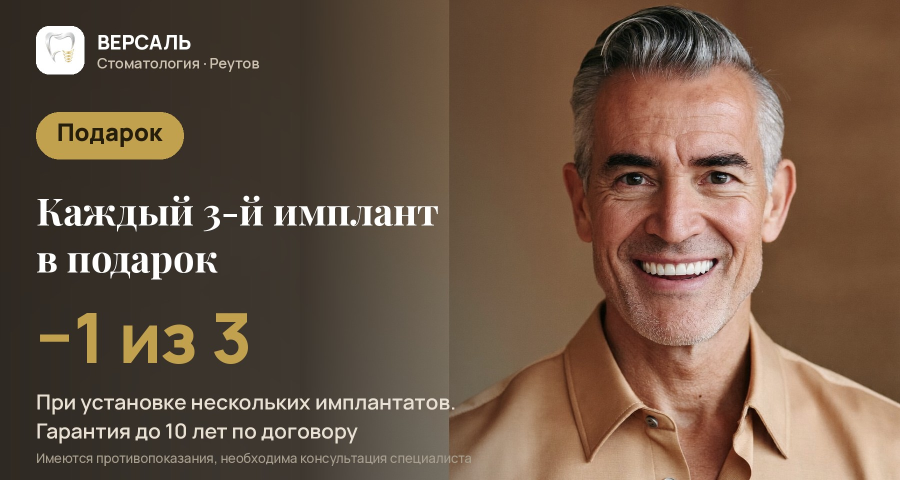
#> input picture _materials/yb-promo/yb-akcia-v4-implant.jpg, 1800 x 960 px, given in place of logo-mark.png, which was not available (shown at 1/2 size)
$ python promo-fullbleed.py
#> lines starting #> are read from the running program, lines starting #| are printed output that depends on the picture; pictures that were not available may be replaced by others from this repository, and a replacement may not be noted
"""Акции ЯБ Версаля, формат «full-bleed» (процесс Angel, стиль Версаля):
фото на весь холст 1800×960 (мин. ЯБ 900×480), слева эспрессо-градиент,
текст поверх: Playfair (заголовки) + Manrope, выгода золотом, лого-чип.
Исходники фото кладём рядом (photos/*.png, soul_2 16:9, человек справа)."""
from pathlib import Path

from PIL import Image, ImageDraw, ImageFont

S = Path(__file__).parent
W, H = 1800, 960
ESPRESSO = (44, 38, 32)          # #2C2620
GOLD = (194, 161, 78)            # #C2A14E
IVORY = (232, 224, 210)
IVORY_DIM = (205, 194, 176)
logo = Image.open(S / "../../assets/img/logo-mark.png").convert("RGBA")


def font_m(size, weight):
    f = ImageFont.truetype(str(S / "fonts/Manrope-var.ttf"), size)
    f.set_variation_by_axes([weight])
    return f


def font_p(size, weight=700):
    f = ImageFont.truetype(str(S / "fonts/PlayfairDisplay-var.ttf"), size)
    f.set_variation_by_axes([weight])
    return f


def make(out, photo_path, badge, title_lines, big, sub_lines,
         old_price=None, grad_end=1140, title_size=86, crop_y=0.4):
#> called with out = 'yb-akcia-v1-kt-plan.jpg', photo_path = 'photos/kt.png', badge = '−44%', big = '4 200 ₽', old_price = '7 500 ₽', grad_end = 1140, title_size = 86, crop_y = 0.4
    photo = Image.open(S / photo_path).convert("RGB")
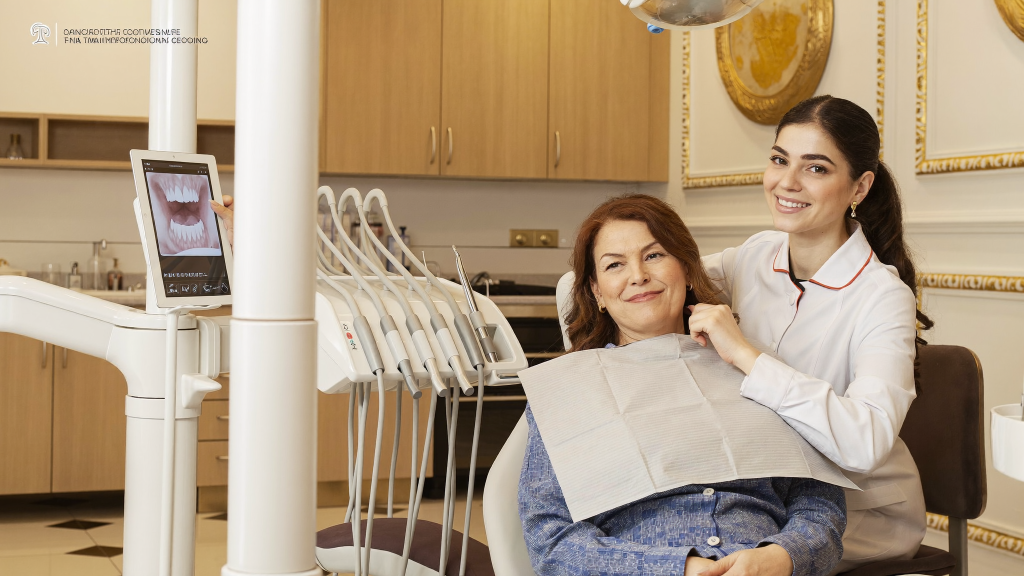
#> input picture _materials/yb-promo/photos/kt.png, 2048 x 1152 px (shown at 1/2 size)
#> photo is the input picture: PIL image 2048x1152 RGB; mean R, G, B 176.1, 155.1, 129.3
    # 2048×1152 -> кроп под 1800×960 (15:8)
    cw, ch = photo.width, int(photo.width * H / W)
#> cw = 2048; ch = 1092
    y0 = int((photo.height - ch) * crop_y)
#> y0 = 24
    ph = photo.crop((0, y0, cw, y0 + ch)).resize((W, H), Image.LANCZOS)
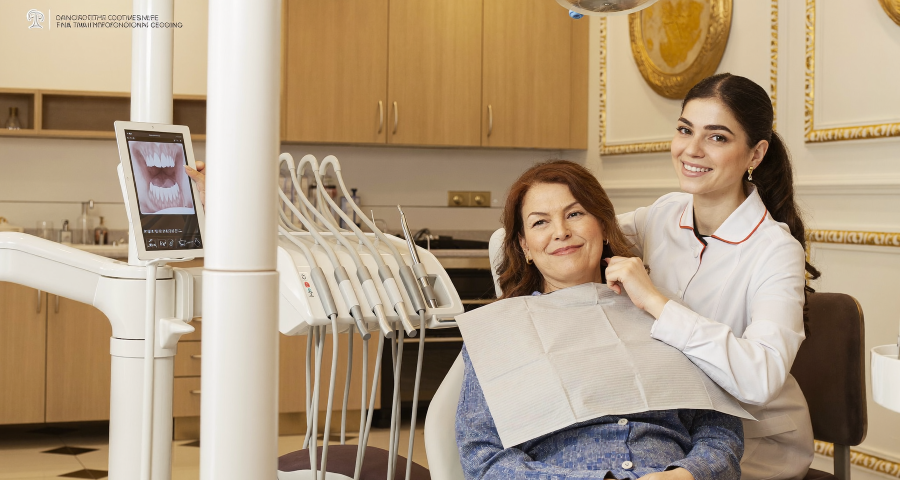
#> ph: PIL image 1800x960 RGB (shown at 1/2 size); mean R, G, B 176.1, 155.1, 129.4
    img = ph.convert("RGBA")

    grad = Image.new("L", (W, 1), 0)
    gd = ImageDraw.Draw(grad)
    for x in range(W):
        if x < 600:
            a = int(250 - 30 * (x / 600))
        elif x < grad_end:
            a = int(225 * (1 - (x - 600) / (grad_end - 600)))
        else:
            a = 0
        gd.point((x, 0), fill=a)
    grad = grad.resize((W, H))
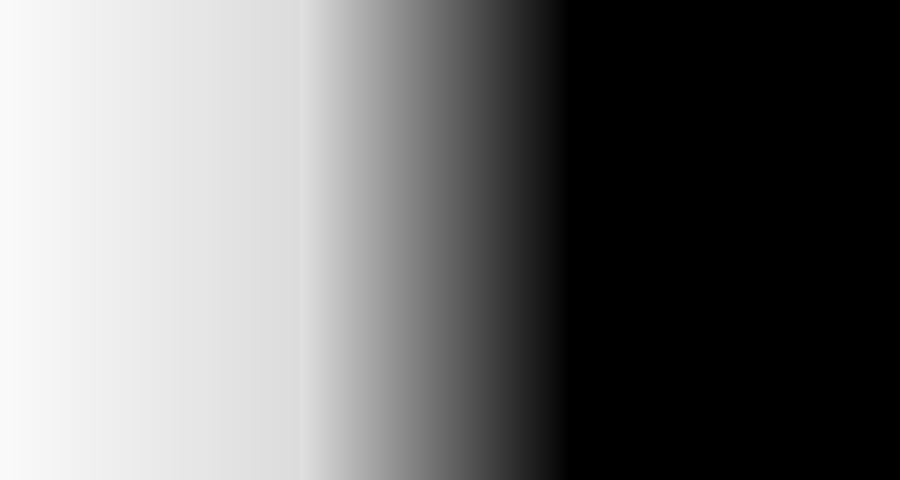
#> grad: PIL image 1800x960 L (shown at 1/2 size); min 0, max 250, mean 111.9
    tint = Image.new("RGBA", (W, H), ESPRESSO + (0,))
    tint.putalpha(grad)
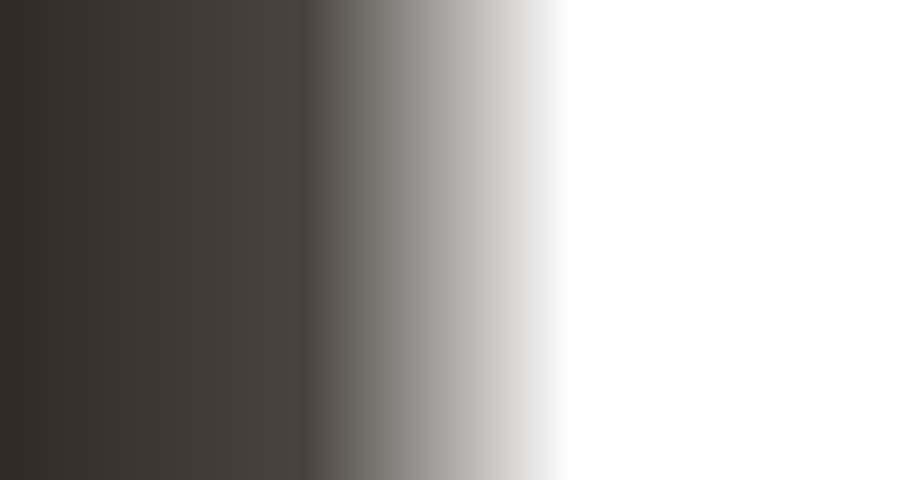
#> tint: PIL image 1800x960 RGBA (shown at 1/2 size); mean R, G, B, A 44, 38, 32, 111.9; transparent parts drawn white
    img = Image.alpha_composite(img, tint)
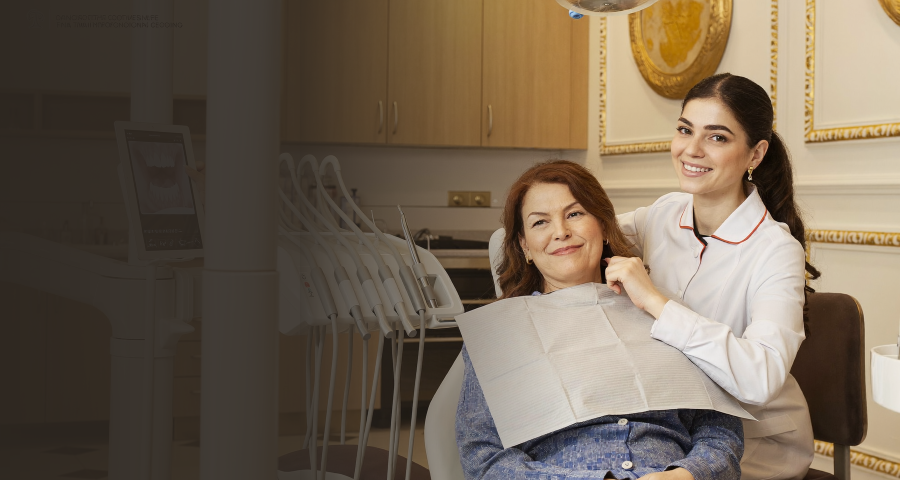
#> img: PIL image 1800x960 RGBA (shown at 1/2 size); mean R, G, B, A 115.5, 100.9, 83.9, 255
    d = ImageDraw.Draw(img)
    ML = 72

    # лого на белом чипе + бренд-строка
    chip = 96
    d.rounded_rectangle([ML, 52, ML + chip, 52 + chip], radius=26, fill=(255, 255, 255, 255))
    ls = logo.resize((chip - 20, chip - 20), Image.LANCZOS)
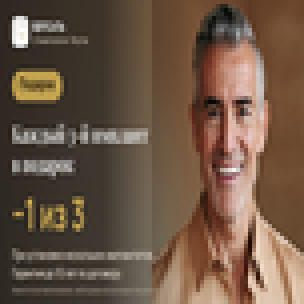
#> ls: PIL image 76x76 RGBA (shown 4 times larger); mean R, G, B, A 108.5, 86.5, 69.3, 255
    img.paste(ls, (ML + 10, 62), ls)
    d = ImageDraw.Draw(img)
    d.text((ML + chip + 26, 56), "ВЕРСАЛЬ", font=font_m(40, 800), fill=(255, 255, 255))
    d.text((ML + chip + 26, 106), "Стоматология · Реутов", font=font_m(29, 600), fill=IVORY_DIM)

    # бейдж золотом
    f_b = font_m(48, 800)
    bb = d.textbbox((0, 0), badge, font=f_b)
    bw = d.textlength(badge, font=f_b)
    by0, bh = 224, 94
    d.rounded_rectangle([ML, by0, ML + bw + 84, by0 + bh], radius=47, fill=GOLD)
    d.text((ML + 42, by0 + (bh - (bb[3] - bb[1])) // 2 - bb[1]), badge, font=f_b, fill=(38, 30, 12))

    # заголовок — Playfair
    ty = 368
    for t in title_lines:
        d.text((ML, ty), t, font=font_p(title_size, 700), fill=(255, 255, 255))
        ty += title_size + 18

    # выгода крупно золотом + зачёркнутая старая цена
    ty += 22
    f_big = font_m(138, 800)
    d.text((ML, ty), big, font=f_big, fill=GOLD)
    if old_price:
        f_old = font_m(56, 600)
        ow = d.textlength(old_price, font=f_old)
        ox, oy = ML + d.textlength(big, font=f_big) + 42, ty + 74
        d.text((ox, oy), old_price, font=f_old, fill=IVORY_DIM)
        d.line([ox - 5, oy + 38, ox + ow + 5, oy + 38], fill=IVORY_DIM, width=6)
    ty += 196
    for t in sub_lines:
        d.text((ML, ty), t, font=font_m(42, 600), fill=IVORY)
        ty += 58

    d.text((ML, 898), "Имеются противопоказания, необходима консультация специалиста",
           font=font_m(26, 500), fill=(168, 158, 142))
    img.convert("RGB").save(S / out, "JPEG", quality=90, optimize=True)
    print("built", out)


CARDS = {
    "kt": dict(out="yb-akcia-v1-kt-plan.jpg", photo_path="photos/kt.png",
        badge="−44%", title_lines=["КТ + план лечения"], big="4 200 ₽", old_price="7 500 ₽",
        sub_lines=["Томография двух челюстей, осмотр", "и план с фиксированными ценами"]),
    "aw": dict(out="yb-akcia-v2-amazing-white.jpg", photo_path="photos/aw.png",
        badge="−30%", title_lines=["Отбеливание", "Amazing White"], big="17 500 ₽", old_price="25 000 ₽",
        sub_lines=["До 6–8 тонов светлее за один визит,", "обе челюсти «под ключ»"], title_size=80),
    "ortodont": dict(out="yb-akcia-v3-ortodont.jpg", photo_path="photos/ortodont.png",
        badge="Бесплатно", title_lines=["Консультация", "ортодонта"], big="0 ₽", old_price="1 000 ₽",
        sub_lines=["Первичный приём с расчётом ТРГ —", "подберём брекеты или элайнеры"], title_size=80),
    "implant": dict(out="yb-akcia-v4-implant.jpg", photo_path="photos/implant.png",
        badge="Подарок", title_lines=["Каждый 3-й имплант", "в подарок"], big="−1 из 3",
        sub_lines=["При установке нескольких имплантатов.", "Гарантия до 10 лет по договору"], title_size=76),
    "chistka": dict(out="yb-akcia-v5-chistka.jpg", photo_path="photos/chistka.png",
        badge="Подарок", title_lines=["Чистка в подарок"], big="0 ₽", old_price="5 000 ₽",
        sub_lines=["При заключении договора", "на имплантацию или брекеты"]),
    "lgoty": dict(out="yb-akcia-v6-lgoty.jpg", photo_path="photos/lgoty.png",
        badge="−10%", title_lines=["Пенсионерам", "и многодетным"], big="−10%",
        sub_lines=["А также военнослужащим и их семьям —", "на лечение, протезирование и гигиену"], title_size=78),
    "semya": dict(out="yb-akcia-v7-semya.jpg", photo_path="photos/semya.png",
        badge="Семейная", title_lines=["Семейная программа"], big="−3…10%",
        sub_lines=["Скидка всем членам семьи", "при лечении трёх и более человек"], title_size=76),
}

if __name__ == "__main__":
    import sys
    keys = sys.argv[1:] or CARDS.keys()
    for k in keys:
#> (the run stopped early here; a loop or call above may not have finished)
